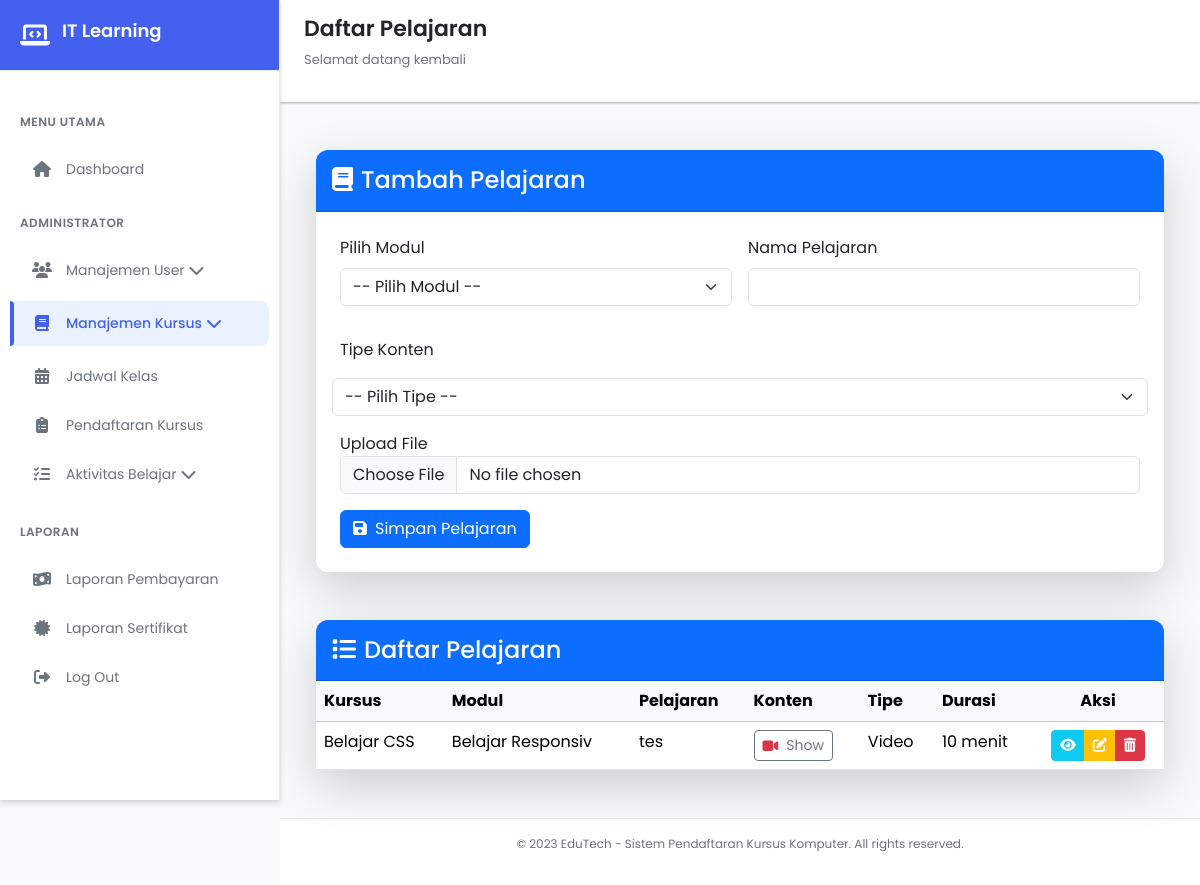
Page /views/dashboard/manajemen_kursus/pelajaran.php (signed in) on the committed database.
### tables this page shows
CREATE TABLE `lessons` (
  `lesson_id` int(11) NOT NULL,
  `module_id` int(11) DEFAULT NULL,
  `nama_pelajaran` varchar(255) DEFAULT NULL,
  `konten_pelajaran` varchar(255) DEFAULT NULL,
  `tipe_konten` enum('teks','video','pdf','link') DEFAULT NULL,
  `durasi_menit` int(11) DEFAULT NULL
);

CREATE TABLE `courses` (
  `course_id` int(11) NOT NULL,
  `nama_kursus` varchar(255) DEFAULT NULL,
  `deskripsi` text DEFAULT NULL,
  `durasi_jam` int(11) DEFAULT NULL,
  `harga` decimal(10,2) DEFAULT NULL,
  `level` enum('Dasar','Menengah','Lanjut') DEFAULT NULL,
  `status_aktif` tinyint(1) DEFAULT NULL
);

CREATE TABLE `modules` (
  `module_id` int(11) NOT NULL,
  `course_id` int(11) DEFAULT NULL,
  `nama_modul` varchar(255) DEFAULT NULL,
  `deskripsi_modul` text DEFAULT NULL,
  `urutan` int(11) DEFAULT NULL
);

### views/dashboard/manajemen_kursus/pelajaran.php (the view, shortened to what this page needs)
<?php
include '../../../database/koneksi.php';
$user_id = (int) $_SESSION['user_id'];
$role    = $_SESSION['role'];
if ($role === 'pengajar') {
    $lesson_query = mysqli_query($conn, "
        SELECT DISTINCT
            l.*,
            m.nama_modul,
            m.urutan,
            c.nama_kursus,
            c.course_id
        FROM lessons l
        JOIN modules m ON l.module_id = m.module_id
        JOIN courses c ON m.course_id = c.course_id
        JOIN schedules s ON c.course_id = s.course_id
        WHERE s.instructor_id = $user_id
        ORDER BY c.course_id, m.urutan, l.lesson_id ASC
    ");
} else {
    $lesson_query = mysqli_query($conn, "
        SELECT
            l.*,
            m.nama_modul,
            m.urutan,
            c.nama_kursus,
            c.course_id
        FROM lessons l
        JOIN modules m ON l.module_id = m.module_id
        JOIN courses c ON m.course_id = c.course_id
        ORDER BY c.course_id, m.urutan, l.lesson_id ASC
    ");
}
?>
<!DOCTYPE html>
<html lang="id">
<head>
    <link href="https://cdn.jsdelivr.net/npm/bootstrap@5.3.3/dist/css/bootstrap.min.css" rel="stylesheet">
    <link rel="stylesheet" href="https://cdnjs.cloudflare.com/ajax/libs/font-awesome/6.4.0/css/all.min.css">
    <link rel="stylesheet" href="../../../css/dasboard.css">
</head>
<body>
    <div class="sidebar" id="sidebar">
        <div class="sidebar-header">
            <i class="fas fa-laptop-code"></i>
            <h2>IT Learning</h2>
        </div>
        <div class="sidebar-menu">
            <div class="menu-category">Menu Utama</div>
            <div class="menu-item" onclick="window.location.href='../dashboard.php'">
                <i class="fas fa-home"></i>
                <span>Dashboard</span>
            </div>
            <?php if ($_SESSION['role'] == 'admin') : ?>
                <div class="menu-category">Administrator</div>
                <div class="menu-item" onclick="toggleDropdown('user-dropdown')">
                    <i class="fas fa-users"></i>
                    <span>Manajemen User</span>
                    <i class="fas fa-chevron-down ml-auto" id="user-chevron"></i>
                </div>
            <?php endif; ?>
            <div class="menu-item active" onclick="toggleDropdown('course-dropdown')">
                <i class="fas fa-book"></i>
                <span>Manajemen Kursus</span>
                <i class="fas fa-chevron-down ml-auto" id="course-chevron"></i>
            </div>
            <div class="menu-item" onclick="window.location.href='../jadwal/jadwal.php'">
                <i class="fas fa-calendar-alt"></i>
                <span>Jadwal Kelas</span>
            </div>
            <?php if ($_SESSION['role'] == 'admin') : ?>
                <div class="menu-item" onclick="window.location.href='../pendaftaran_kursus/pendaftaran.php'">
                    <i class="fas fa-clipboard-list"></i>
                    <span>Pendaftaran Kursus</span>
                </div>
            <?php endif; ?>
            <div class="menu-item" onclick="toggleDropdown('activity-dropdown')">
                <i class="fas fa-tasks"></i>
                <span>Aktivitas Belajar</span>
                <i class="fas fa-chevron-down ml-auto" id="activity-chevron"></i>
            </div>
            <div class="menu-category">Laporan</div>
            <?php if ($_SESSION['role'] == 'admin') : ?>
                <div class="menu-item" onclick="window.location.href='../pembayaran/laporan_pembayaran.php'">
                    <i class="fas fa-money-bill-wave"></i>
                    <span>Laporan Pembayaran</span>
                </div>
            <?php endif; ?>
            <div class="menu-item" onclick="window.location.href='../sertifikat/sertifikat.php'">
                <i class="fas fa-certificate"></i>
                <span>Laporan Sertifikat</span>
            </div>
            <div class="menu-item" onclick="window.location.href='../../../php/logout.php'">
                <i class="fas fa-sign-out-alt"></i>
                <span>Log Out</span>
            </div>
        </div>
    </div>
    <div class="main-content" id="mainContent">
        <div class="header">
            <div class="header-title">
                <h1>Daftar Pelajaran</h1>
                <p>Selamat datang kembali</p>
            </div>
        </div>
        <div class="content">
<div class="container-fluid py-4">
<div class="card shadow-lg mb-5 border-0">
    <div class="card-header bg-primary text-white py-3">
        <h4 class="mb-0"><i class="fas fa-book me-2"></i>Tambah Pelajaran</h4>
    </div>
    <div class="card-body p-4">
        <form method="POST" action="../../../php/pelajaran/store.php" enctype="multipart/form-data" class="row g-3 needs-validation" novalidate>
            <div class="col-md-6 mb-3">
                <label for="module_id" class="form-label">Pilih Modul</label>
                <select class="form-select" name="module_id" id="module_id" required>
                    <option value="">-- Pilih Modul --</option>
                </select>
            </div>
            <div class="col-md-6 mb-3">
                <label for="nama_pelajaran" class="form-label">Nama Pelajaran</label>
                <input type="text" class="form-control" name="nama_pelajaran" id="nama_pelajaran" required>
            </div>
     <label for="tipe_konten">Tipe Konten</label>
    <select name="tipe_konten" id="tipe_konten" class="form-select" required onchange="toggleDurasiInput()">
        <option value="">-- Pilih Tipe --</option>
    </select>
    <div class="mt-3">
        <label for="konten_file">Upload File</label>
        <input type="file" name="konten_file" id="konten_file" class="form-control" required>
    </div>
            <div class="col-12">
                <button type="submit" class="btn btn-primary"><i class="fas fa-save me-2"></i>Simpan Pelajaran</button>
            </div>
        </form>
    </div>
</div>
<div class="card shadow-lg border-0">
    <div class="card-header bg-primary text-white py-3">
        <h4 class="mb-0"><i class="fas fa-list me-2"></i>Daftar Pelajaran</h4>
    </div>
    <div class="card-body p-0">
        <div class="table-responsive">
            <table class="table table-hover mb-0">
                <thead class="table-light">
                    <tr>
                        <th>Kursus</th>
                        <th>Modul</th>
                        <th>Pelajaran</th>
                        <th>Konten</th>
                        <th>Tipe</th>
                        <th>Durasi</th>
                        <th class="text-center">Aksi</th>
                    </tr>
                </thead>
                <tbody>
                    <?php if (mysqli_num_rows($lesson_query) > 0): ?>
                        <?php while ($row = mysqli_fetch_assoc($lesson_query)) : ?>
                            <tr>
                                <td><?= htmlspecialchars($row['nama_kursus']) ?></td>
                                <td><?= htmlspecialchars($row['nama_modul']) ?></td>
                                <td><?= htmlspecialchars($row['nama_pelajaran']) ?></td>
                              <td>
                                    <?php
                                        $path = htmlspecialchars($row['konten_pelajaran']);
                                        $basename = basename($path);
                                        $icon = '';
                                        switch ($row['tipe_konten']) {
                                            case 'video':
                                                $icon = '<i class="fas fa-video text-danger me-1"></i>';
                                                break;
                                        }
                                    ?>
                                    <?php if (in_array($row['tipe_konten'], ['video', 'pdf', 'teks', 'link'])): ?>
                                        <a href="../../../uploads/pelajaran/<?= $basename ?>" target="_blank"    class="btn btn-sm btn-outline-secondary d-inline-flex align-items-center gap-1">
                                            <?= $icon ?>Show
                                        </a>
                                    <?php else: ?>
                                        <?= $icon ?><?= $basename ?>
                                    <?php endif; ?>
                                </td>
                                <td class="text-capitalize"><?= htmlspecialchars($row['tipe_konten']) ?></td>
                                <td><?= ((int)$row['durasi_menit'] > 0) ? (int)$row['durasi_menit'] . ' menit' : '-' ?></td>
                                <td class="text-center">
                                    <div class="btn-group btn-group-sm">
                                        <a href="detail_pelajaran.php?lesson_id=<?= $row['lesson_id'] ?>" class="btn btn-info text-white" title="Detail">
                                            <i class="fas fa-eye"></i>
                                        </a>
                                     <a href="edit_pelajaran.php?lesson_id=<?= $row['lesson_id'] ?>" class="btn btn-warning text-white" title="Edit">
                                        <i class="fas fa-edit"></i>
                                    </a>
                                        <a href="../../../php/pelajaran/delete.php?lesson_id=<?= $row['lesson_id'] ?>" class="btn btn-danger"
                                            onclick="return confirm('Yakin ingin menghapus pelajaran ini?')">
                                            <i class="fas fa-trash-alt"></i>
                                        </a>
                                    </div>
                                </td>
                            </tr>
                        <?php endwhile; ?>
                    <?php else: ?>
                        <tr><td colspan="6" class="text-center text-muted">Belum ada pelajaran ditambahkan.</td></tr>
                    <?php endif; ?>
                </tbody>
            </table>
        </div>
    </div>
</div>
</div>
        </div>
        <div class="footer">
            <p>© 2023 EduTech - Sistem Pendaftaran Kursus Komputer. All rights reserved.</p>
        </div>
    </div>
</body>
</html>

### css/dasboard.css (style rules this page uses)
:root { --primary: #4361ee; --primary-dark: #3a56d4; --primary-light: #ebf2ff; --secondary: #3f37c9; --accent: #4895ef; --success: #4cc9f0; --warning: #f8961e; --danger: #f72585; --light: #f8f9fa; --dark: #212529; --gray: #6c757d; --light-gray: #e9ecef; --white: #ffffff; --shadow-sm: 0 1px 3px rgba(0,0,0,0.12), 0 1px 2px rgba(0,0,0,0.24); --shadow-md: 0 4px 6px rgba(0,0,0,0.1), 0 1px 3px rgba(0,0,0,0.08); --shadow-lg: 0 10px 25px rgba(0,0,0,0.1), 0 5px 10px rgba(0,0,0,0.05); --radius-sm: 8px; --radius-md: 12px; --radius-lg: 16px; --transition: all 0.3s cubic-bezier(0.25, 0.8, 0.25, 1); }
.card { border-radius: 0.75rem; }
.card-header { border-radius: 0.75rem 0.75rem 0 0 !important; }
* { margin: 0; padding: 0; box-sizing: border-box; font-family: 'Poppins', sans-serif; }
body { display: flex; min-height: 100vh; background-color: var(--light); color: var(--dark); transition: var(--transition); }
.sidebar { width: 280px; background: var(--white); height: 100vh; position: fixed; transition: var(--transition); z-index: 1000; box-shadow: var(--shadow-md); border-right: 1px solid var(--light-gray); display: flex; flex-direction: column; }
.sidebar-header { padding: 20px; display: flex; align-items: center; border-bottom: 1px solid var(--light-gray); background: var(--primary); color: var(--white); }
.sidebar-header i { font-size: 24px; margin-right: 12px; color: var(--white); }
.sidebar-header h2 { font-size: 18px; font-weight: 600; }
.sidebar-menu { padding: 20px 0; flex: 1; overflow-y: auto; }
.menu-category { padding: 12px 20px; font-size: 12px; font-weight: 600; text-transform: uppercase; letter-spacing: 0.5px; color: var(--gray); margin-top: 10px; }
.menu-item { padding: 12px 20px; display: flex; align-items: center; cursor: pointer; transition: var(--transition); margin: 4px 10px; border-radius: var(--radius-sm); color: var(--gray); }
.menu-item.active { background-color: var(--primary-light); color: var(--primary); font-weight: 500; position: relative; }
.menu-item.active::before { content: ''; position: absolute; left: 0; top: 0; height: 100%; width: 4px; background-color: var(--primary); border-radius: 0 var(--radius-sm) var(--radius-sm) 0; }
.menu-item i { width: 24px; margin-right: 12px; font-size: 16px; text-align: center; }
.menu-item span { font-size: 14px; }
.main-content { flex: 1; margin-left: 280px; transition: var(--transition); min-height: 100vh; display: flex; flex-direction: column; }
.header { display: flex; justify-content: space-between; align-items: center; padding: 16px 24px; background-color: var(--white); box-shadow: var(--shadow-sm); z-index: 100; position: sticky; top: 0; }
.header-title h1 { color: var(--dark); font-size: 22px; font-weight: 600; }
.header-title p { font-size: 13px; color: var(--gray); margin-top: 2px; }
.content { flex: 1; padding: 24px; background-color: var(--light); }
.footer { text-align: center; padding: 16px; font-size: 12px; color: var(--gray); border-top: 1px solid var(--light-gray); background-color: var(--white); }

### rows in the picture
lessons: courses.nama_kursus "Belajar CSS", module.nama_modul "Belajar Responsiv", nama_pelajaran "tes", tipe_konten "Video", durasi_menit "10"
